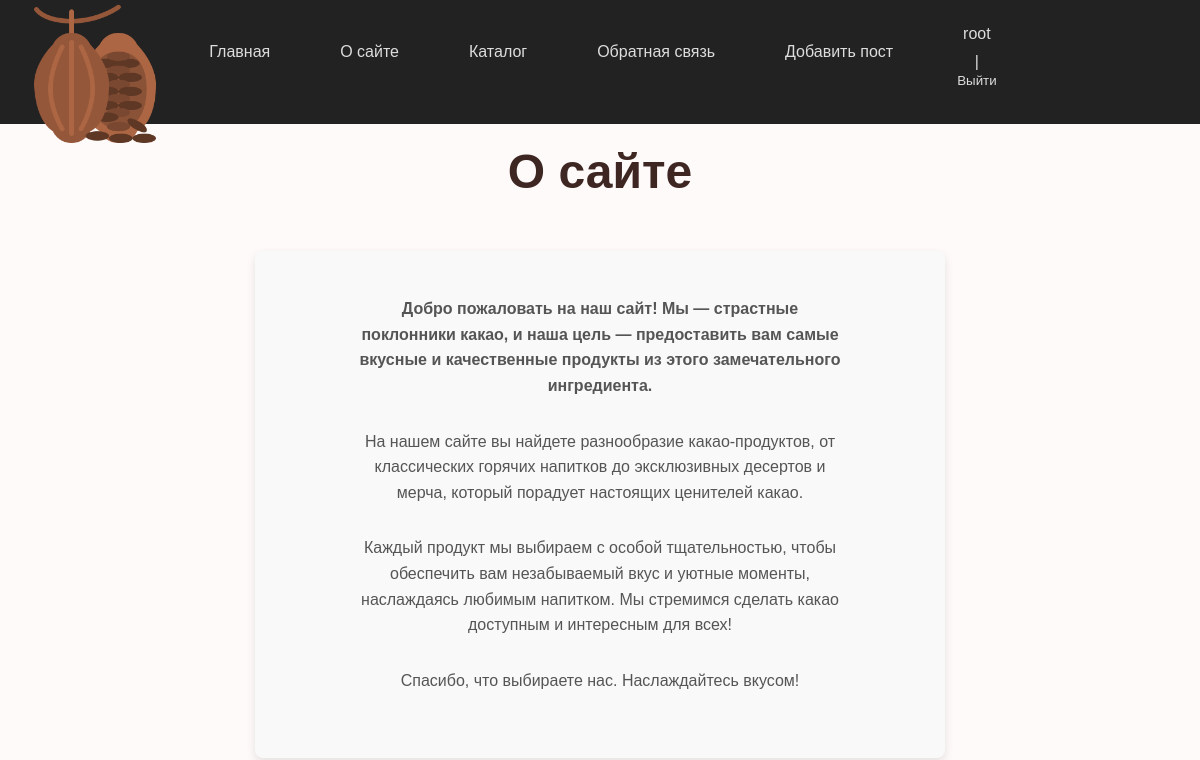
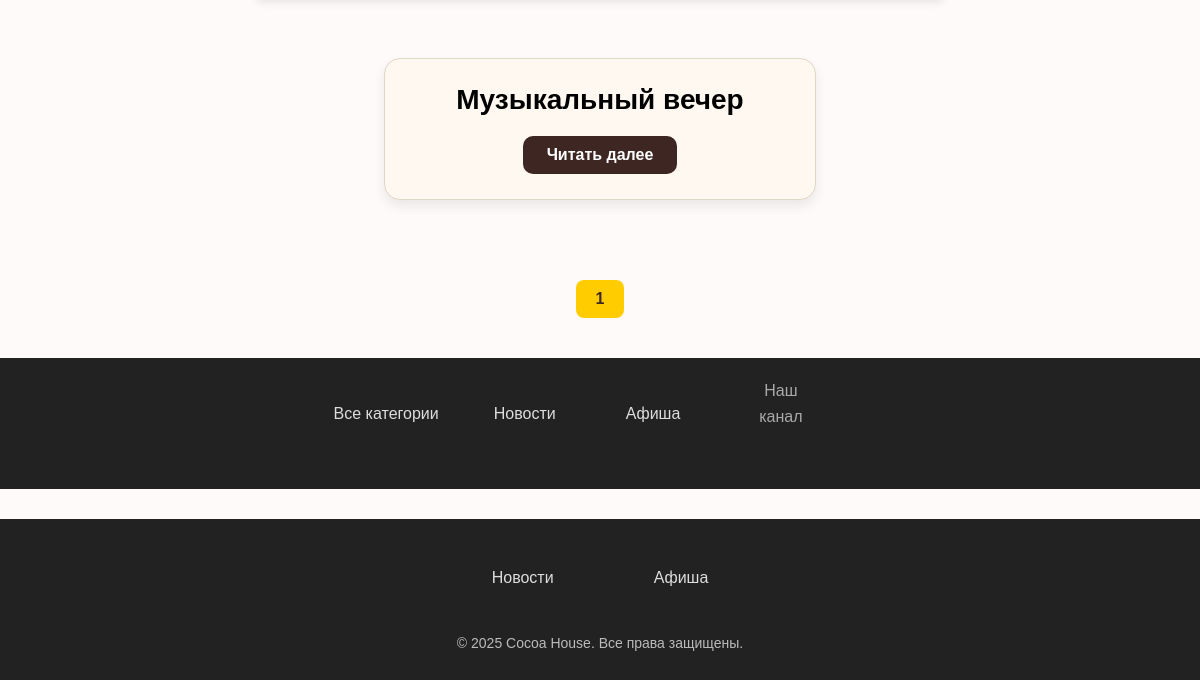
/about/ (signed in), run on an earlier commit of the app's database (2 pictures, top to bottom).
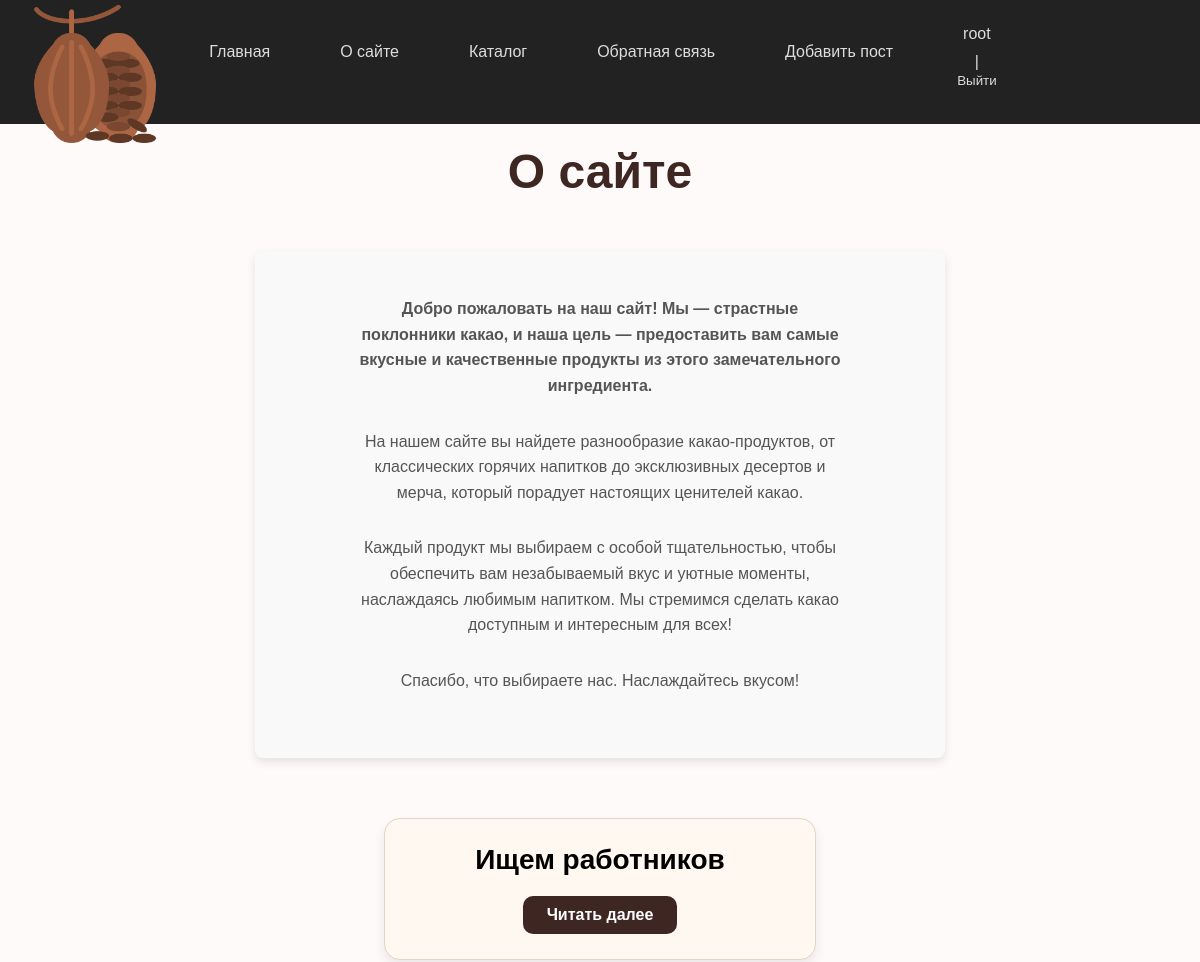
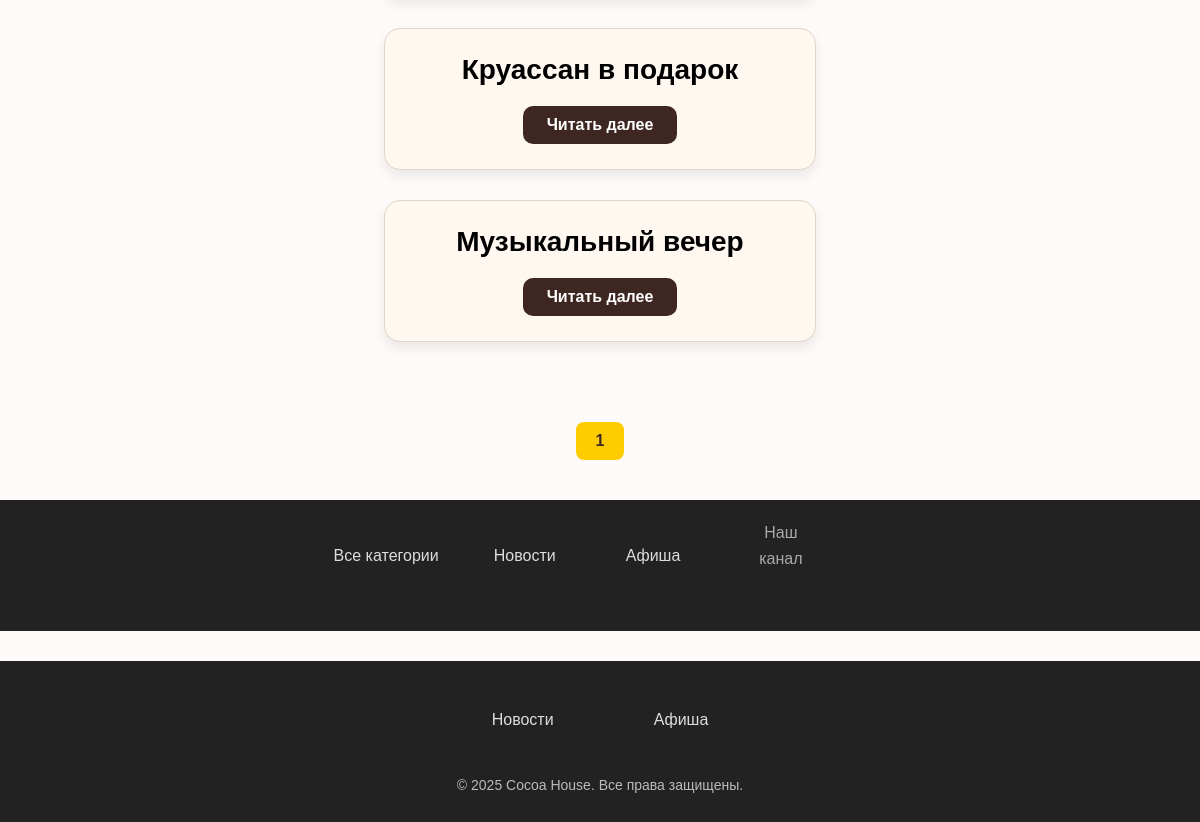
And on a later commit of the database (2 pictures, top to bottom).
### cocoa/models.py (models this page shows, shortened)
class Post(models.Model):
 tags = models.ManyToManyField('TagPost', blank=True,related_name='tags')
 class Status(models.IntegerChoices):
  DRAFT = 0, 'Черновик'
  PUBLISHED = 1, 'Опубликовано'
 title = models.CharField(max_length=255,verbose_name="Заголовок")
 slug = models.SlugField(max_length=255, db_index=True, unique=True)
 content = models.TextField(blank=True, verbose_name="Текст статьи")
 time_create = models.DateTimeField(auto_now_add=True, verbose_name="Время создания")
 time_update = models.DateTimeField(auto_now=True, verbose_name="Время изменения")
 is_published = models.BooleanField(choices=tuple(map(lambda x:(bool(x[0]), x[1]), Status.choices)), default=Status.DRAFT, verbose_name="Статус")
 objects = models.Manager()
 published = PublishedModel()
 cat = models.ForeignKey('Category', on_delete=models.CASCADE, related_name='posts', verbose_name="Категории")
 filial = models.OneToOneField('Filial', on_delete=models.SET_NULL, null=True, blank=True, related_name='Филиал')
 photo = models.FileField(upload_to="photos/%Y/%m/%d/", default=None, blank=True, null=True, verbose_name="Фото")
 author = models.ForeignKey(get_user_model(),on_delete=models.SET_NULL, related_name='posts',null=True, default=None)
 likes = models.ManyToManyField(settings.AUTH_USER_MODEL, related_name='liked_posts', blank=True)
 class Meta:
  verbose_name = 'Посты'
  verbose_name_plural = 'Посты'
  ordering = ['-time_create']
  indexes = [
   models.Index(fields=['-time_create']),
  ]

class Category(models.Model):
 name = models.CharField(max_length=100, db_index=True, verbose_name="Категория")
 slug = models.SlugField(max_length=255, unique=True, db_index=True)
 class Meta:
  verbose_name = 'Категория'
  verbose_name_plural = 'Категории'

### cocoa/views.py (the view)
# urls.py: path('about/', views.about, name='about'),
@login_required
def about(request):
    contact_list = Post.published.all()
    paginator = Paginator(contact_list, 3)
    page_number = request.GET.get('page')
    page_obj = paginator.get_page(page_number)
    if request.method == "POST":
        form = UploadFileForm(request.POST,request.FILES)
        if form.is_valid():
            fp = UploadFiles(file=form.cleaned_data['file'])
            fp.save()
    else:
        form = UploadFileForm()
    return render(request, 'cocoa/about.html', {'page_obj':page_obj, 'title': 'О сайте', 'main_menu': main_menu})

### cocoa/models.py (called while the page is built)
 def get_queryset(self):
  return super().get_queryset().filter(is_published=Post.Status.PUBLISHED)

### cocoa/templatetags/cocoa_tags.py (called while the page is built)
@register.simple_tag(name='getcats')
def get_categories():
 return Category.objects.all()

@register.inclusion_tag('cocoa/list_categories.html')
def show_categories(cat_selected_id=0):
 cats = Category.objects.all()
 return {"cats": cats, "cat_selected":cat_selected_id}

@register.inclusion_tag('cocoa/list_tags.html')
def show_all_tags():
 return {"tags": TagPost.objects.all()}

@register.simple_tag
def get_menu():
 return views.main_menu

### users/context_processors.py (called while the page is built)
def get_cocoa_context(request):
 return {'mainmenu': main_menu}

### cocoa/templates/cocoa/about.html (shortened to what this page needs)
{% extends 'base.html' %}
{% block content %}
<h1>{{title}}</h1>
<div class="about-content">
    <p>Добро пожаловать на наш сайт! Мы — страстные поклонники какао, и наша цель — предоставить вам самые вкусные и качественные продукты из этого замечательного ингредиента.</p>
    <p>На нашем сайте вы найдете разнообразие какао-продуктов, от классических горячих напитков до эксклюзивных десертов и мерча, который порадует настоящих ценителей какао.</p>
    <p>Каждый продукт мы выбираем с особой тщательностью, чтобы обеспечить вам незабываемый вкус и уютные моменты, наслаждаясь любимым напитком. Мы стремимся сделать какао доступным и интересным для всех!</p>
    <p>Спасибо, что выбираете нас. Наслаждайтесь вкусом!</p>
</div>
<div class="post-list">
    {% for post in page_obj %}
        <div class="post-item">
            <h2>{{ post.title }}</h2>
            <div class="read-more-container">
                <a class="read-more" href="{% url 'post' post_slug=post.slug %}">Читать далее</a>
            </div>
        </div>
    {% endfor %}
</div>
<div class="pagination">
    {% for p in page_obj.paginator.page_range %}
        {% if p == page_obj.number %}
            <span class="current">{{ p }}</span>
        {% else %}
            <a href="?page={{ p }}">{{ p }}</a>
        {% endif %}
    {% endfor %}
</div>
{% endblock %}

### templates/base.html (shortened to what this page needs)
<!DOCTYPE html>
{% load static %}
{% load cocoa_tags %}
{% load menu_tags %}
{% getcats as categories %}
{% get_menu as main_menu %}
<html>
<head>
    <link type="text/css" href="{% static 'cocoa/css/styles.css' %}" rel="stylesheet" />
</head>
<body>
<div class="header">
   <ul id="mainmenu" class="mainmenu">
    <li class="logo">
        <a href="{% url 'home' %}">
            <img src="{% static 'cocoa/images/cocoa.png' %}" alt="Логотип" class="logo">
        </a>
    </li>
    <li><a href="{% url 'home' %}">Главная</a></li>
    {% for m in mainmenu %}
        <li><a href="{% url m.url_name %}">{{ m.title }}</a></li>
    {% endfor %}
    {% if user.is_authenticated %}
        <li class="last">
            <a href="{% url 'users:profile' %}">{{ user.username }}</a> |
            <form action="{% url 'users:logout' %}" method="post" style="display:inline;">
                <button type="submit" style="background:none; border:none; padding:0; color:#ddd; cursor:pointer;">
                    Выйти
                </button>
            </form>
        </li>
    {% else %}
        <li class="last">
            <a href="{% url 'users:login' %}">Войти</a> |
            <a href="{% url 'users:register' %}">Регистрация</a>
        </li>
    {% endif %}
</ul>
</div>
{% block content %}
{% endblock %}
<td valign="top" class="left-chapters">
    <ul id="leftchapters">
        {% if cat_selected == 0 or cat_selected is None %}
            <li class="selected">Все категории</li>
        {% else %}
            <li><a href="{% url 'home' %}">Все категории</a></li>
        {% endif %}
        {% show_categories cat_selected_id=cat_selected %}
        <li class="share">
            <p>Наш канал</p>
            <a class="share-yt" href="..." target="_blank" rel="nofollow"></a>
        </li>
        <li>{% show_all_tags %}</li>
    </ul>
</td>
<footer class="footer">
    <div class="footer-container">
        <ul class="footer-categories">
            {% for cat in categories %}
                <li><a href="{% url 'category' cat.id %}">{{ cat.name }}</a></li>
            {% endfor %}
        </ul>
        <p>&copy; 2025 Cocoa House. Все права защищены.</p>
    </div>
</footer>
</body>
</html>

### cocoa/templates/cocoa/list_categories.html
{% for cat in cats %}
 {% if cat.id == cat_selected %}
 <li
class="selected">{{cat.name}}</li>
 {% else %}
 <li><a href="{{ cat.get_absolute_url
}}">{{cat.name}}</a></li>
 {% endif %}
{% endfor %}

What changed in the data, as far as the page shows it:
added Post: title "Ищем работников"
added Post: title "Круассан в подарок"
